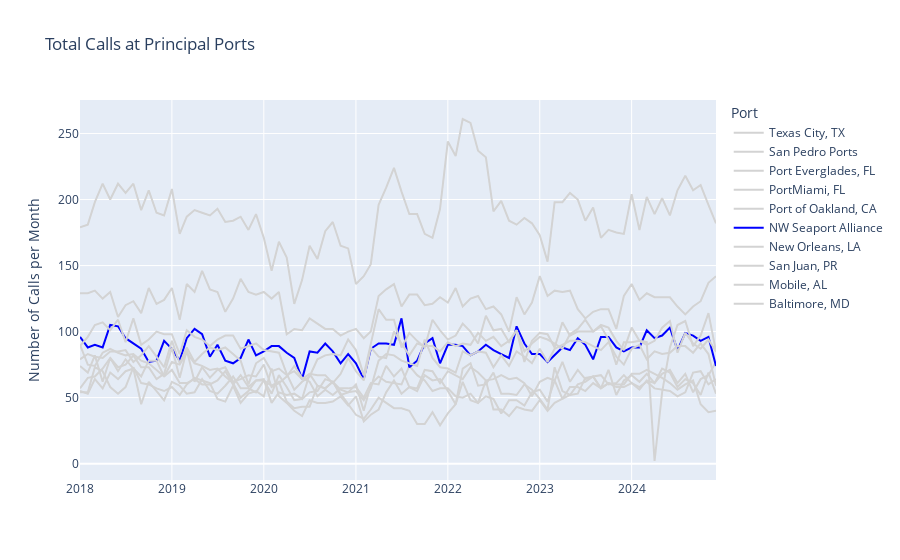

The notebook cell saved with this chart:
### Markdown cell above
Note filtering on vessel size - consider swap to total volume

### Code cell
plot_line_count(
        df=calls_df, cat_group='port_group', time_col='month',
        y_col='hrs_at_berth', y_col_alias='Number of Calls per Month',
        title='Total Calls at Principal Ports', width=None, height=None,
        labels={'port_group':'Port', 'month':''},
        cat_limit=10, cat_limit_col='hrs_at_berth',
        highlight='NW Seaport Alliance', highlight_color='blue'
    )
